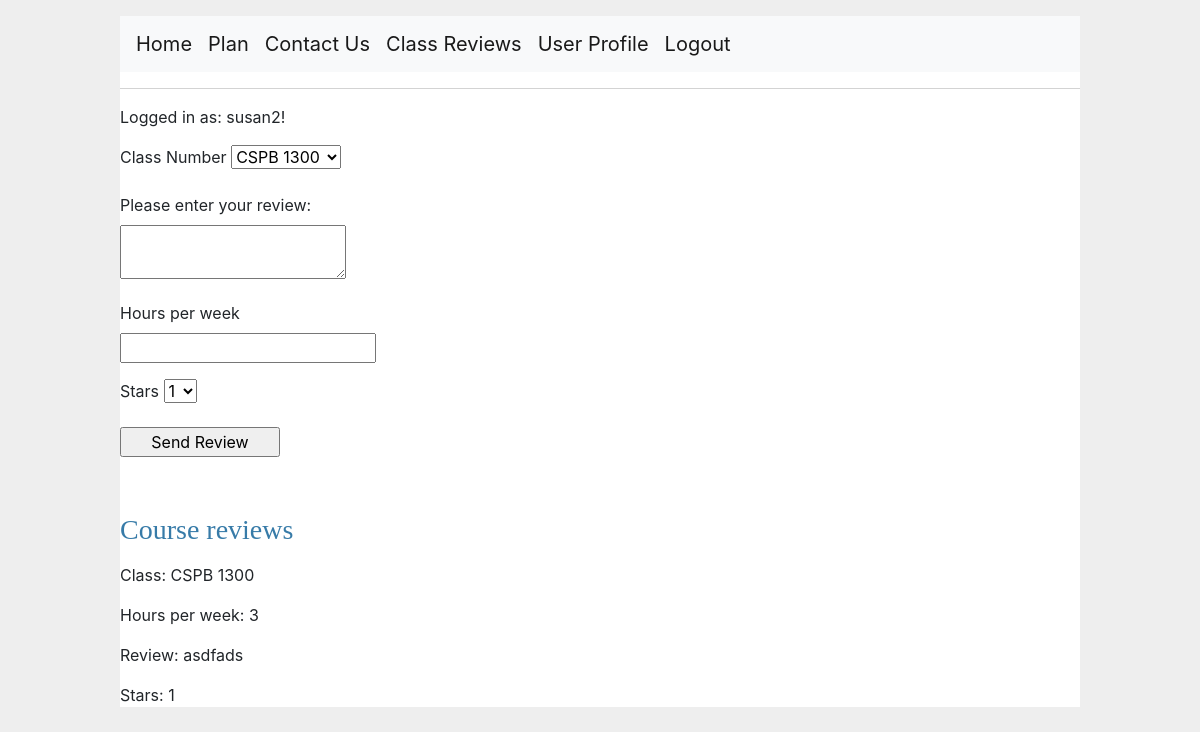
The app's page /reviews (signed in), older data.
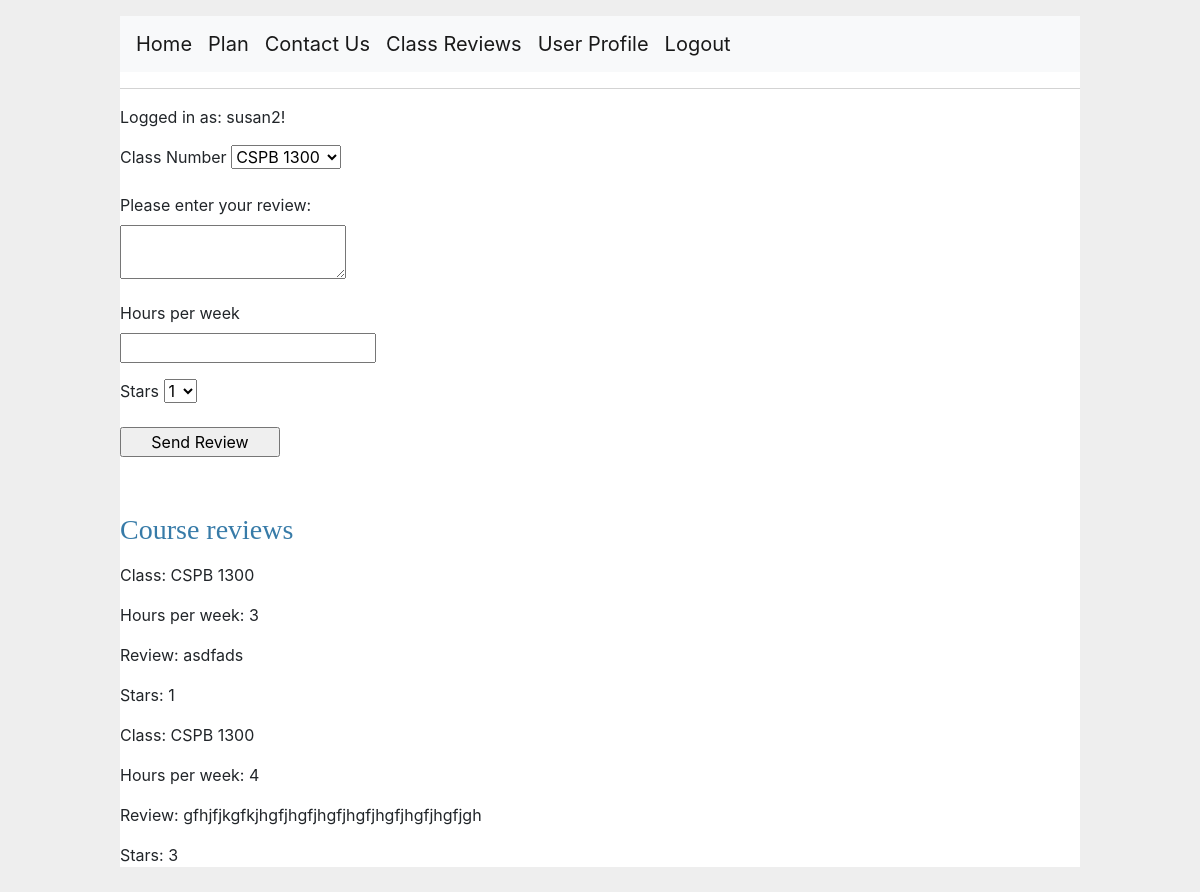
The same page, newer data.
### app/models.py (models this page shows, shortened)
class User(UserMixin, db.Model):
    id = db.Column(db.Integer, primary_key=True)
    username = db.Column(db.String(64), index=True, unique=True)
    email = db.Column(db.String(120), index=True, unique=True)
    password_hash = db.Column(db.String(128))
    def return_id(self):
        return self.id

class Review(db.Model):
    id = db.Column(db.Integer, primary_key=True)
    classname = db.Column(db.String(40))
    hoursperweek = db.Column(db.Integer)
    review = db.Column(db.String(200))
    stars = db.Column(db.Integer)
    timestamp = db.Column(db.DateTime, index=True, default=datetime.utcnow)
    user_id = db.Column(db.Integer, db.ForeignKey('user.id'))

### app/routes.py (the view)
@app.route('/reviews', methods=['GET', 'POST'])
@login_required
def reviews():
    user_id = -1
    if current_user.is_authenticated:
        user = current_user.username
        user_object = User.query.filter_by(username=user).first()
        user_id = user_object.return_id()
    form = ReviewForm()
    reviews_all = Review.query.all()
    reviews_list = []
    for review in reviews_all:
        review = {
            "Class": review.classname,
            "Hours per week": review.hoursperweek,
            "Review": review.review,
            "Stars":review.stars
           }
        reviews_list.append(review)
    if form.validate_on_submit():
        ts = datetime.datetime.utcnow()
        review = Review(classname=form.classname.data, hoursperweek=form.hoursPerWeek.data, review=form.review.data, stars=form.stars.data, timestamp=ts, user_id=user_id)
        db.session.add(review)
        db.session.commit()
        return redirect(url_for('reviews'))
    else:
        return render_template('reviews.html', reviews=reviews_list, form=form)

### app/forms.py
class ReviewForm(FlaskForm):
    classname = SelectField(
        'Class Number',
        [DataRequired()],
        choices=[
            ('CSPB 1300', 'CSPB 1300'),
            ('CSPB 2824', 'CSPB 2824'),
            ('CSPB 2270', 'CSPB 2270'),
            ('CSPB 3104', 'CSPB 3104'),
            ('CSPB 2400', 'CSPB 2400'),
            ('CSPB 3308', 'CSPB 3308'),
            ('CSPB 3155', 'CSPB 3155'),
            ('CSPB 3702', 'CSPB 3702'),
            ('CSPB 3022', "CSPB 3022"),
            ('CSPB 4122', "CSPB 4122"),
            ('CSPB 4502', "CSPB 4502"),
            ('CSPB 2820', "CSPB 2820"),
            ('CSPB 3403', "CSPB 3403")
        ]
    )
    review = TextAreaField('Please enter your review:', validators=[DataRequired()])
    hoursPerWeek = IntegerField('Hours per week', validators=[DataRequired(), NumberRange(min=0, message='Must enter a number greater than 0')])
    stars = SelectField(choices=[('1', '1'), ('2', '2'), ('3', '3'), ('4', '4')])
    submit = SubmitField('Send Review')

### app/models.py (called while the page is built)
@login.user_loader
def load_user(id):
    return User.query.get(int(id))

### app/templates/reviews.html (shortened to what this page needs)
{% extends "base.html" %}
{% block body %}
    <form action="" method="post">
        <p>
            {{ form.classname.label }}
            {{ form.classname }}
        </p>
        <p>
            {{ form.review.label }}<br>
            {{ form.review(size=32) }}<br>
        </p>
        <p>
            {{ form.hoursPerWeek.label }}<br>
            {{ form.hoursPerWeek(size=32) }}<br>
        </p>
        <p>
            {{ form.stars.label }}
            {{ form.stars }}
        </p>
        <p>{{ form.submit() }}</p>
    </form>
    <br>
    <h3>Course reviews</h3>
    <div>
    {% for dict_item in reviews %}
    {% for key, value in dict_item.items() %}
      <p>{{key}}: {{value}}</p>
    {% endfor %}
    {% endfor %}
    </div>
{% endblock %}

### app/templates/base.html (shortened to what this page needs)
<!doctype html>
<html lang="en">
  <head>
    <link rel="stylesheet" href="https://cdn.jsdelivr.net/npm/bootstrap@4.0.0/dist/css/bootstrap.min.css">
    <link rel="stylesheet" href="{{ url_for('static', filename='style.css') }}">
  </head>
  <body>
    <nav class="navbar navbar-expand-lg navbar-light bg-light">
      <a class="navbar-brand" href="{{ url_for('index') }}">Home</a>
      <a class="navbar-brand" href="{{ url_for('plan') }}">Plan</a>
      <a class="navbar-brand" href="{{ url_for('contact') }}">Contact Us</a>
      <a class="navbar-brand" href="{{ url_for('reviews') }}">Class Reviews</a>
      {% if current_user.is_anonymous %}
      <a class="navbar-brand" href="{{ url_for('login') }}">Login</a>
      {% else %}
      <a class="navbar-brand" href="{{ url_for('user', username=current_user.username) }}">User Profile</a>
      <a class="navbar-brand" href="{{ url_for('logout') }}">Logout</a>
      {% endif %}
    </nav>
    <hr>
      {% if current_user.is_anonymous %}
      <p>New User? <a href="{{ url_for('register') }}">Click to Register!</a></p>
      {% else %}
      <p>Logged in as: {{ current_user.username }}!</p>
      {% endif %}
    {% block body %}{% endblock %}
  </body>
</html>

### app/static/style.css (style rules this page uses)
html { font-family: sans-serif; background: #eee; padding: 1rem; }
body { max-width: 960px; margin: 0 auto; background: white; }
h1, h2, h3, h4, h5, h6 { font-family: serif; color: #377ba8; margin: 1rem 0; }
a { color: #377ba8; }
hr { border: none; border-top: 1px solid lightgray; }
nav { background: lightgray; display: flex; align-items: center; padding: 0 0.5rem; }
input[type=submit] { align-self: start; min-width: 10em; }

Row changes from the older to the newer data that the page shows:
added Review: key "Class", classname "CSPB 1300", dict_item "Hours per week" "Stars", dict_item "4" "3", key "Review", review "gfhjfjkgfkjhgfjhgfjhgfjhgfjhgfjhgfjhgfjgh"
